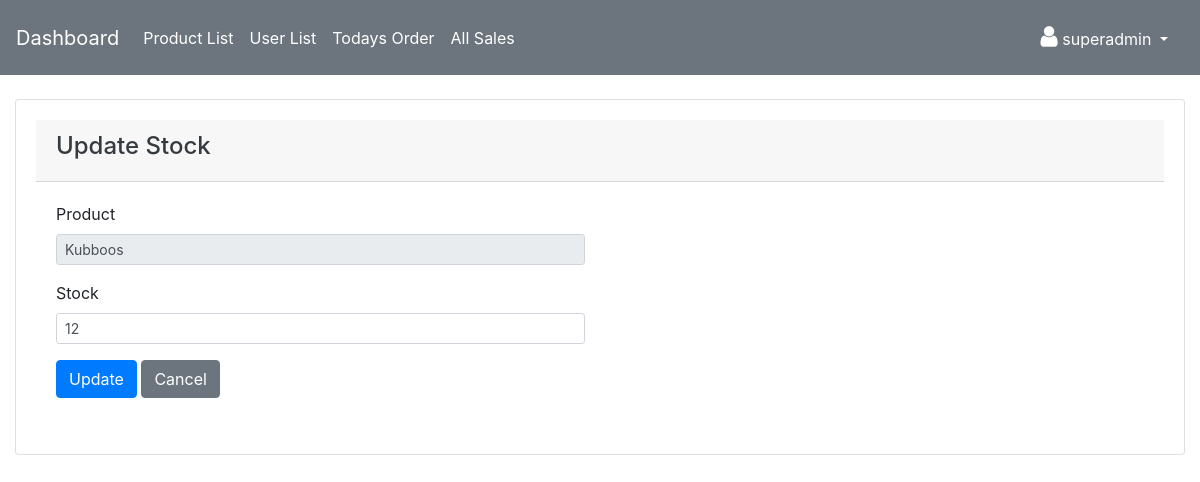
The page /mngr/stock-update/33 (signed in) on the database as committed earlier.
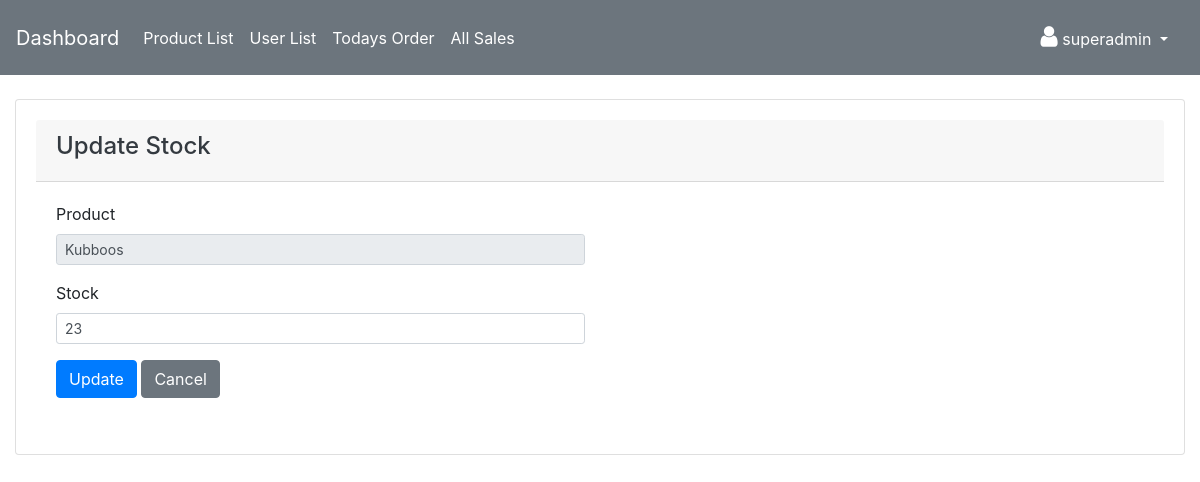
The same page on the database as committed later.
### mngr/models.py (models this page shows)
class Product(models.Model):
    name = models.CharField(max_length=100)
    description = models.CharField(max_length=255)
    stock = models.IntegerField(null=True)
    created_by = models.ForeignKey(User,on_delete=models.CASCADE)
    created_at = models.DateTimeField(auto_now=True)
    def __str__(self):
        return self.name

### mngr/views.py (the view, shortened to what this page needs)
# urls.py: path('stock-update/<int:product_id>',views.stockUpdate,name='stock_update'),
@login_required(login_url='/stockUpdate/')
def stockUpdate(request,product_id):
    stockForm = StockUpdate(initial={
        'name' : Product.objects.filter(id = product_id).first(),
        'stock' : Product.objects.filter(id = product_id).values_list('stock',flat=True).first()
    })
    context ={
        'stockForm': stockForm
    }
    return render(request,'products/stock.html',context)

### mngr/forms.py
class StockUpdate(forms.ModelForm):
    class Meta:
        model = Product
        fields = ('name', 'stock')
        widgets = {
            'name' : forms.TextInput(attrs={'class':'form-control form-control-sm','readonly':True}),
            'stock' : forms.NumberInput(attrs={'class':'form-control form-control-sm'})
        }

### mngr/templates/products/stock.html (shortened to what this page needs)
{% extends 'adm_template.html' %}
{% block content %}
<div class="row">
    <div class="col-md-12">
        <div class="card">
            <div class="card-header">
                <h4 class="text-dark">Update Stock</h4>
              </div>
            <div class="card-body">
                <div class="row">
                    <div class="col-md-6">
                        <form action="" method="POST">
                            <div class="form-group">
                                <label for="">Product</label>
                                {{ stockForm.name}}
                            </div>
                            <div class="form-group">
                                <label for="">Stock</label>
                                {{ stockForm.stock}}
                            </div>
                            <div class="form-group mt-2">
                                <input type="submit" class="btn btn-primary" value="Update">
                                <a href="{% url 'product_list' %}" class="btn btn-secondary">Cancel</a>
                            </div>
                        </form>
                    </div>
                </div>
            </div>
          </div>
    </div>
</div>
{% endblock content %}

Rows that differ between the two databases and show on the page:
changed Product "Kubboos": stock "12" → "23"
